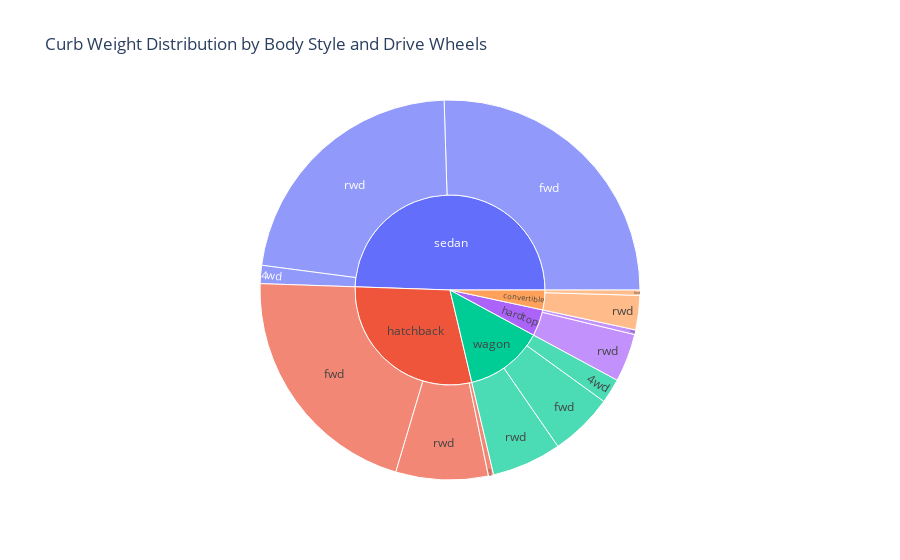

The notebook cell this image was saved under:
### Code cell
fig = px.sunburst(df, path=['body-style', 'drive-wheels'], values='curb-weight', title='Curb Weight Distribution by Body Style and Drive Wheels')
fig.show()

### Figure 1 — Plotly figure (JSON) as saved in the notebook; plotly's stock layout.template omitted (floating-point values rounded to 4 significant figures)
{"data": [{"branchvalues": "total", "domain": {"x": [0, 1], "y": [0, 1]}, "hovertemplate": "labels=%{label}<br>curb-weight=%{value}<br>parent=%{parent}<br>id=%{id}<extra></extra>", "ids": ["hatchback/4wd", "sedan/4wd", "wagon/4wd", "convertible/fwd", "hardtop/fwd", "hatchback/fwd", "sedan/fwd", "wagon/fwd", "convertible/rwd", "hardtop/rwd", "hatchback/rwd", "sedan/rwd", "wagon/rwd", "convertible", "hardtop", "hatchback", "sedan", "wagon"], "labels": ["4wd", "4wd", "4wd", "fwd", "fwd", "fwd", "fwd", "fwd", "rwd", "rwd", "rwd", "rwd", "rwd", "convertible", "hardtop", "hatchback", "sedan", "wagon"], "name": "", "parents": ["hatchback", "sedan", "wagon", "convertible", "hardtop", "hatchback", "sedan", "wagon", "convertible", "hardtop", "hatchback", "sedan", "wagon", "", "", "", "", ""], "type": "sunburst", "values": [2240, 7719, 10470, 2254, 2008, 104436, 127216, 26993, 14556, 20477, 39173, 111899, 29564, 16810, 22485, 145849, 246834, 67027]}], "layout": {"legend": {"tracegroupgap": 0}, "title": {"text": "Curb Weight Distribution by Body Style and Drive Wheels"}}}
